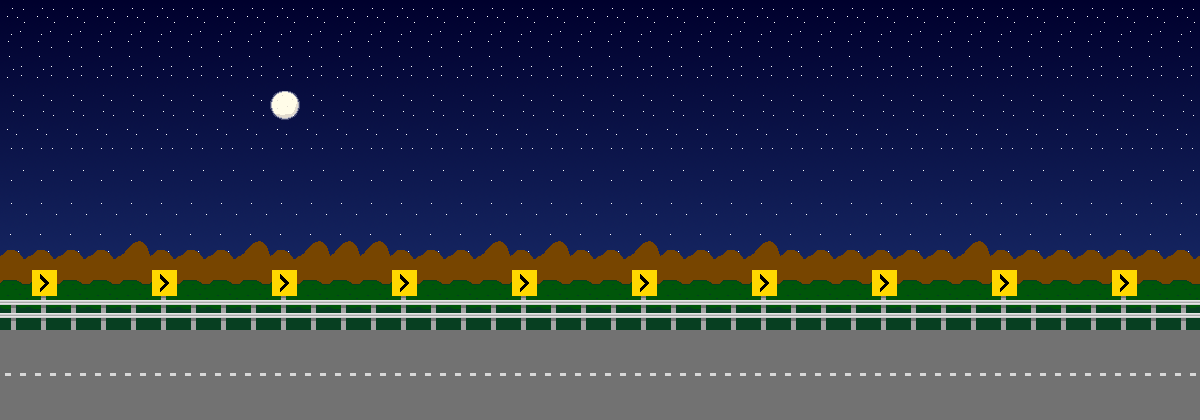

Rendered tile map (Tiled .tmx) drawn with the repository's tilesets; below, a short description and the map source with its tile grids summarised:
An orthogonal 40x14 tile map with 30x30 px tiles, 3 tile layers (Camada de Tiles 1, Camada de Tiles 2, Camada de Tiles 3), 7 tilesets and 3 objects (2x 0, area_0).

<map version="1.2" tiledversion="1.3.0" orientation="orthogonal" renderorder="left-up" compressionlevel="0" width="40" height="14" tilewidth="30" tileheight="30" infinite="0" nextlayerid="13" nextobjectid="35">
 <properties>
  <property name="INTERIOR" value="0" />
  <property name="SIGNAL" type="int" value="3" />
 </properties>
 <tileset firstgid="1" source="../Tiles/Files/nature.tsx" />
 <tileset firstgid="50" source="../Tiles/Files/streets.tsx" />
 <tileset firstgid="141" name="buildings" tilewidth="30" tileheight="30" tilecount="48" columns="6">
  <image source="../Tiles/buildings.png" width="180" height="240" />
  <tile id="0">
   <properties>
    <property name="TYPE" value="wall" />
   </properties>
  </tile>
  <tile id="1">
   <properties>
    <property name="TYPE" value="wall" />
   </properties>
  </tile>
  <tile id="2">
   <properties>
    <property name="TYPE" value="wall" />
   </properties>
  </tile>
  <tile id="3">
   <properties>
    <property name="TYPE" value="wall" />
   </properties>
  </tile>
  <tile id="6">
   <properties>
    <property name="TYPE" value="wall" />
   </properties>
  </tile>
  <tile id="7">
   <properties>
    <property name="TYPE" value="wall" />
   </properties>
  </tile>
  <tile id="8">
   <properties>
    <property name="TYPE" value="wall" />
   </properties>
  </tile>
  <tile id="9">
   <properties>
    <property name="TYPE" value="wall" />
   </properties>
  </tile>
  <tile id="10">
   <properties>
    <property name="TYPE" value="wall" />
   </properties>
  </tile>
  <tile id="18">
   <properties>
    <property name="TYPE" value="wall" />
   </properties>
  </tile>
  <tile id="19">
   <properties>
    <property name="TYPE" value="wall" />
   </properties>
  </tile>
  <tile id="24">
   <properties>
    <property name="TYPE" value="wall" />
   </properties>
  </tile>
  <tile id="25">
   <properties>
    <property name="TYPE" value="wall" />
   </properties>
  </tile>
 </tileset>
 <tileset firstgid="189" source="../Tiles/Files/shop.tsx" />
 <tileset firstgid="245" source="../Tiles/Files/interior.tsx" />
 <tileset firstgid="317" source="../Tiles/Files/carpets.tsx" />
 <tileset firstgid="407" source="../Tiles/Files/backgrounds.tsx" />
 <layer id="1" name="Camada de Tiles 1" width="40" height="14">
  <data>[560 cells, 560 non-empty, 13 distinct tile ids]</data>
 </layer>
 <layer id="3" name="Camada de Tiles 2" width="40" height="14">
  <data>[560 cells, 91 non-empty, 5 distinct tile ids]</data>
 </layer>
 <layer id="5" name="Camada de Tiles 3" width="40" height="14">
  <data>[560 cells, 0 non-empty, 0 distinct tile ids]</data>
 </layer>
 <objectgroup id="11" name="SIGNS" />
 <objectgroup id="10" name="PORTAL">
  <object id="30" name="portal_1" type="0" x="1196.5" y="317.167" width="6.66667" height="104">
   <properties>
    <property name="MAP" value="rodoviary" />
    <property name="PX" type="int" value="180" />
    <property name="PY" type="int" value="300" />
   </properties>
  </object>
  <object id="32" name="portal_0" type="0" x="-2.66667" y="318.667" width="6.66667" height="104">
   <properties>
    <property name="IF 00" value="hauntedhouse_1" />
    <property name="IF NOT" value="gabihouse_1" />
    <property name="MUSIC" value="ambience_siren" />
    <property name="PX" type="int" value="550" />
    <property name="PY" type="int" value="550" />
   </properties>
  </object>
 </objectgroup>
 <objectgroup id="12" name="AREAS">
  <object id="34" name="area_0" x="10" y="-4" width="1204" height="348" />
 </objectgroup>
 <objectgroup id="9" name="VEHICLES" />
 <objectgroup id="7" name="NPC" />
</map>
